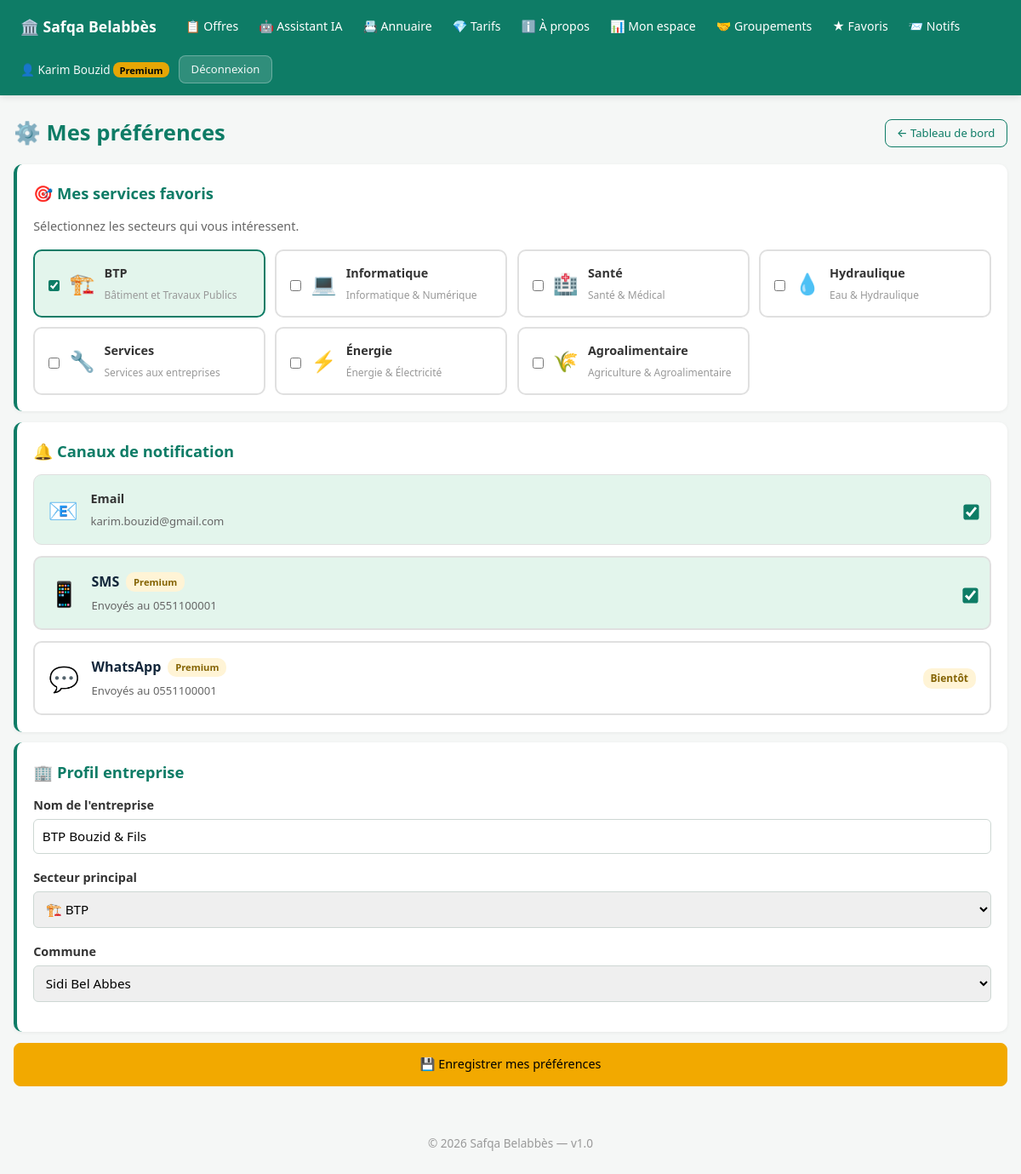
Screenshot of /profile/notifications (signed in) with the database file from the repository.
### app/__init__.py (models this page shows, shortened)
class User(UserMixin, db.Model):
    __tablename__ = "users"
    id = db.Column(db.Integer, primary_key=True)
    email = db.Column(db.String(150), unique=True, nullable=False, index=True)
    phone = db.Column(db.String(20), unique=True, nullable=True, index=True)
    password_hash = db.Column(db.String(255), nullable=False)
    full_name = db.Column(db.String(120), nullable=False)
    role = db.Column(db.String(20), default="user", nullable=False)
    plan = db.Column(db.String(20), default="free", nullable=False)
    active = db.Column(db.Boolean, default=True, nullable=False)
    security_question = db.Column(db.String(40))
    security_answer_hash = db.Column(db.String(255))
    security_attempts = db.Column(db.Integer, default=0, nullable=False)
    email_notifications = db.Column(db.Boolean, default=True, nullable=False)
    sms_notifications = db.Column(db.Boolean, default=False, nullable=False)
    company = db.Column(db.String(150))
    sector_activity = db.Column(db.String(30))
    commune = db.Column(db.String(100))
    favorite_sectors = db.Column(db.String(300))
    created_at = db.Column(db.DateTime, default=datetime.utcnow)
    @property
    def favorite_sector_list(self):
        if not self.favorite_sectors:
            return []
        return [s.strip() for s in self.favorite_sectors.split(",") if s.strip()]
    @property
    def is_admin(self):
        return self.role == "admin"
    @property
    def is_premium(self):
        if self.role == "admin":
            return True
        return self.plan == "premium"

### app/routes.py (the view, shortened to what this page needs)
@bp.route("/profile/notifications", methods=["GET", "POST"])
@login_required
def profile_notifications():
    return render_template("profile_notifications.html")

### app/templates/profile_notifications.html (shortened to what this page needs)
{% extends "base.html" %}
{% block content %}
<div style="display:flex;justify-content:space-between;align-items:center;flex-wrap:wrap;gap:0.5rem;margin-bottom:1rem">
  <h1 style="margin:0">⚙️ Mes préférences</h1>
  <a href="/dashboard" class="btn btn-sm btn-ghost">← Tableau de bord</a>
</div>
<form method="post">
  <div class="card">
    <h2 style="margin-top:0;color:#0e7c66">🎯 Mes services favoris</h2>
    <p style="color:#666;font-size:0.9rem;margin-bottom:1rem">Sélectionnez les secteurs qui vous intéressent.</p>
    <div style="display:grid;grid-template-columns:repeat(auto-fit,minmax(220px,1fr));gap:0.7rem">
      {% for key, info in favorite_sectors.items() %}
      {% set is_checked = key in current_user.favorite_sector_list %}
      <label style="display:flex;align-items:center;gap:0.7rem;padding:0.9rem 1rem;border:2px solid {{ '#0e7c66' if is_checked else '#e0e0e0' }};border-radius:10px;cursor:pointer;background:{{ '#e3f5ec' if is_checked else '#fff' }};font-weight:normal;margin:0">
        <input type="checkbox" name="favorite_sectors" value="{{ key }}" {{ 'checked' if is_checked }} style="width:auto;accent-color:#0e7c66">
        <span style="font-size:1.5rem">{{ info.icon }}</span>
        <div>
          <span style="font-weight:600;display:block">{{ info.label }}</span>
          <small style="color:#999;font-size:0.75rem">{{ info.label_full }}</small>
        </div>
      </label>
      {% endfor %}
    </div>
  </div>
  <div class="card">
    <h2 style="margin-top:0;color:#0e7c66">🔔 Canaux de notification</h2>
    <label style="display:flex;align-items:center;justify-content:space-between;padding:1rem;border:1px solid #e0e0e0;border-radius:10px;margin-bottom:0.8rem;cursor:pointer;font-weight:normal;background:{{ '#e3f5ec' if current_user.email_notifications else '#fff' }}">
      <div style="display:flex;align-items:center;gap:0.9rem">
        <span style="font-size:1.8rem">📧</span>
        <div><strong style="display:block">Email</strong><small>{{ current_user.email }}</small></div>
      </div>
      <input type="checkbox" name="email_notifications" {{ 'checked' if current_user.email_notifications }} style="width:auto;accent-color:#0e7c66;transform:scale(1.4)">
    </label>
    <div style="display:flex;align-items:center;justify-content:space-between;padding:1rem;border:2px solid {{ '#f2a900' if not current_user.is_premium else '#e0e0e0' }};border-radius:10px;margin-bottom:0.8rem;background:{{ '#fffbf0' if not current_user.is_premium else ('#e3f5ec' if current_user.sms_notifications else '#fff') }};{{ 'opacity:0.85' if not current_user.is_premium }}">
      <div style="display:flex;align-items:center;gap:0.9rem;flex:1">
        <span style="font-size:1.8rem">📱</span>
        <div style="flex:1">
          <div style="display:flex;align-items:center;gap:0.5rem;flex-wrap:wrap">
            <strong>SMS</strong><span class="chip chip-warning" style="font-size:0.7rem">Premium</span>
          </div>
          <small style="color:#666">
            {% if not current_user.is_premium %}Réservé aux Premium
            {% elif current_user.phone %}Envoyés au {{ current_user.phone }}
            {% else %}⚠️ Ajoutez un téléphone{% endif %}
          </small>
        </div>
      </div>
      {% if current_user.is_premium %}
        <input type="checkbox" name="sms_notifications" {{ 'checked' if current_user.sms_notifications }} style="width:auto;accent-color:#0e7c66;transform:scale(1.4)">
      {% else %}
        <a href="/upgrade" class="btn btn-sm btn-accent">🔓 Débloquer</a>
      {% endif %}
    </div>
    <div style="display:flex;align-items:center;justify-content:space-between;padding:1rem;border:2px solid {{ '#f2a900' if not current_user.is_premium else '#e0e0e0' }};border-radius:10px;background:{{ '#fffbf0' if not current_user.is_premium else '#fff' }};{{ 'opacity:0.85' if not current_user.is_premium }}">
      <div style="display:flex;align-items:center;gap:0.9rem;flex:1">
        <span style="font-size:1.8rem">💬</span>
        <div style="flex:1">
          <div style="display:flex;align-items:center;gap:0.5rem;flex-wrap:wrap">
            <strong>WhatsApp</strong><span class="chip chip-warning" style="font-size:0.7rem">Premium</span>
          </div>
          <small style="color:#666">
            {% if not current_user.is_premium %}Réservé aux Premium
            {% elif current_user.phone %}Envoyés au {{ current_user.phone }}
            {% else %}⚠️ Ajoutez un téléphone{% endif %}
          </small>
        </div>
      </div>
      {% if current_user.is_premium %}
        <span class="chip" style="background:#fff4d6;color:#856404;font-size:0.75rem">Bientôt</span>
      {% else %}
        <a href="/upgrade" class="btn btn-sm btn-accent">🔓 Débloquer</a>
      {% endif %}
    </div>
  </div>
  <div class="card">
    <h2 style="margin-top:0;color:#0e7c66">🏢 Profil entreprise</h2>
    <label>Nom de l'entreprise<input type="text" name="company" value="{{ current_user.company or '' }}" maxlength="150"></label>
    <label>Secteur principal
      <select name="sector_activity">
        {% for key, info in favorite_sectors.items() %}<option value="{{ key }}" {{ 'selected' if current_user.sector_activity == key }}>{{ info.icon }} {{ info.label }}</option>{% endfor %}
      </select>
    </label>
    <label>Commune
      <select name="commune">
        {% for c in communes %}<option value="{{ c }}" {{ 'selected' if current_user.commune == c }}>{{ c }}</option>{% endfor %}
      </select>
    </label>
  </div>
  <button class="btn btn-accent" type="submit" style="width:100%;padding:0.9rem">💾 Enregistrer mes préférences</button>
</form>
{% endblock %}

### app/templates/base.html (shortened to what this page needs)
<!DOCTYPE html>
<html lang="fr">
<head>
</head>
<body>
<header>
  <div class="header-inner">
    <a href="/" class="brand">🏛️ Safqa Belabbès</a>
    {% if current_user.is_authenticated and current_user.is_admin %}
      <nav class="main-nav">
        <a href="/admin">🔧 Administration</a>
        <a href="/">👁️ Site public</a>
      </nav>
      <span class="spacer"></span>
      <div class="user-info">
        <span>👤 {{ current_user.full_name }}</span>
        <a href="/logout" class="btn btn-sm" style="background:rgba(255,255,255,0.15);color:#fff;border:1px solid rgba(255,255,255,0.3)">Déconnexion</a>
      </div>
    {% else %}
      <nav class="main-nav">
        <a href="/">📋 Offres</a>
        <a href="/chatbot">🤖 Assistant IA</a>
        <a href="/directory">📇 Annuaire</a>
        <a href="/pricing">💎 Tarifs</a>
        <a href="/about">ℹ️ À propos</a>
        {% if current_user.is_authenticated %}
          <a href="/dashboard">📊 Mon espace</a>
          <a href="/partnerships">🤝 Groupements</a>
          <a href="/favorites">★ Favoris</a>
          <a href="/notifications">📨 Notifs{% if unread_notif and unread_notif > 0 %} <span class="badge">{{ unread_notif }}</span>{% endif %}</a>
        {% endif %}
      </nav>
      {% if current_user.is_authenticated %}
        <div class="user-info">
          <span>👤 {{ current_user.full_name }}
            {% if current_user.is_premium %}<span class="chip-premium">Premium</span>{% endif %}
          </span>
          <a href="/logout" class="btn btn-sm" style="background:rgba(255,255,255,0.15);color:#fff;border:1px solid rgba(255,255,255,0.3)">Déconnexion</a>
        </div>
      {% else %}
        <div class="user-info">
          <a href="/login">Connexion</a>
          <a href="/register" class="btn btn-sm btn-accent">Inscription</a>
        </div>
      {% endif %}
    {% endif %}
  </div>
</header>
<main>
{% block content %}{% endblock %}
</main>
<footer>© 2026 Safqa Belabbès — v1.0</footer>
</body>
</html>

### app/templates/base.html (style rules this page uses)
* { box-sizing: border-box; margin: 0; padding: 0; }
body { font-family: system-ui, -apple-system, "Segoe UI", sans-serif; background: #f5f7f6; color: #12263a; line-height: 1.6; }
header { background: #0e7c66; color: #fff; padding: 0.85rem 1.5rem; position: sticky; top: 0; z-index: 100; box-shadow: 0 2px 8px rgba(0,0,0,0.1); }
header .header-inner { max-width: 1280px; margin: 0 auto; display: flex; align-items: center; gap: 1rem; flex-wrap: wrap; }
header a { color: #fff; text-decoration: none; font-weight: 500; font-size: 0.9rem; }
header .brand { font-size: 1.1rem; font-weight: 700; margin-right: 0.5rem; }
header .user-info { display: flex; align-items: center; gap: 0.7rem; font-size: 0.85rem; opacity: 0.95; }
header .chip-premium { background: #f2a900; color: #000; padding: 0.1rem 0.45rem; border-radius: 8px; font-size: 0.7rem; font-weight: 700; }
nav.main-nav { display: flex; align-items: center; gap: 0.2rem; flex-wrap: wrap; }
nav.main-nav a { padding: 0.4rem 0.65rem; border-radius: 6px; font-size: 0.88rem; transition: background 0.15s; }
main { max-width: 1280px; margin: 0 auto; padding: 1.5rem 1rem; min-height: calc(100vh - 200px); }
h1 { margin-bottom: 1.5rem; color: #0e7c66; font-size: 1.6rem; }
h2 { margin: 1.5rem 0 0.8rem; color: #0e7c66; font-size: 1.15rem; }
.card { background: #fff; padding: 1.2rem; margin: 0.8rem 0; border-radius: 10px; box-shadow: 0 1px 4px rgba(0,0,0,0.06); border-left: 4px solid #0e7c66; }
.card p { color: #666; font-size: 0.9rem; margin: 0.2rem 0; }
.btn, .btn-sm, .btn-ghost, .btn-accent, .btn-danger { display: inline-flex; align-items: center; justify-content: center; padding: 0.55rem 1.1rem; border-radius: 8px; cursor: pointer; text-decoration: none; font-size: 0.9rem; font-weight: 500; font-family: inherit; border: 1px solid transparent; transition: all 0.15s; white-space: nowrap; line-height: 1.4; }
.btn { background: #0e7c66; color: #fff; border-color: #0e7c66; }
.btn-sm { padding: 0.4rem 0.85rem; font-size: 0.82rem; }
.btn-ghost { background: transparent; color: #0e7c66; border-color: #0e7c66; }
.btn-accent { background: #f2a900; color: #000; border-color: #f2a900; }
label { display: block; margin-bottom: 1rem; font-weight: 600; font-size: 0.9rem; color: #333; }
input, select, textarea { width: 100%; padding: 0.6rem; border: 1px solid #cdd7d3; border-radius: 6px; margin-top: 0.3rem; font-size: 0.95rem; font-family: inherit; }
small { color: #666; font-weight: 400; font-size: 0.82rem; display: block; margin-top: 0.3rem; }
.chip { display: inline-block; background: #e3f5ec; color: #0a5c4b; padding: 0.15rem 0.55rem; border-radius: 10px; font-size: 0.75rem; font-weight: 600; }
.chip-warning { background: #fff4d6; color: #856404; }
footer { text-align: center; padding: 2rem 1rem; color: #999; font-size: 0.85rem; }

### rows the page displays
User: full_name "Karim Bouzid", email "karim.bouzid@gmail.com", phone "0551100001", company "BTP Bouzid & Fils"

### other values shown
{{ info.icon }} "🏗️" "💻" "🏥" "💧" "🔧" "⚡" "🌾"
{{ info.label }} "BTP" "Informatique" "Santé" "Hydraulique" "Services" "Énergie" "Agroalimentaire"
{{ info.label_full }} "Bâtiment et Travaux Publics" "Informatique & Numérique" "Santé & Médical" "Eau & Hydraulique" "Services aux entreprises" "Énergie & Électricité" "Agriculture & Agroalimentaire"
form field sector_activity "🏗️ BTP"
form field commune "Sidi Bel Abbes"
